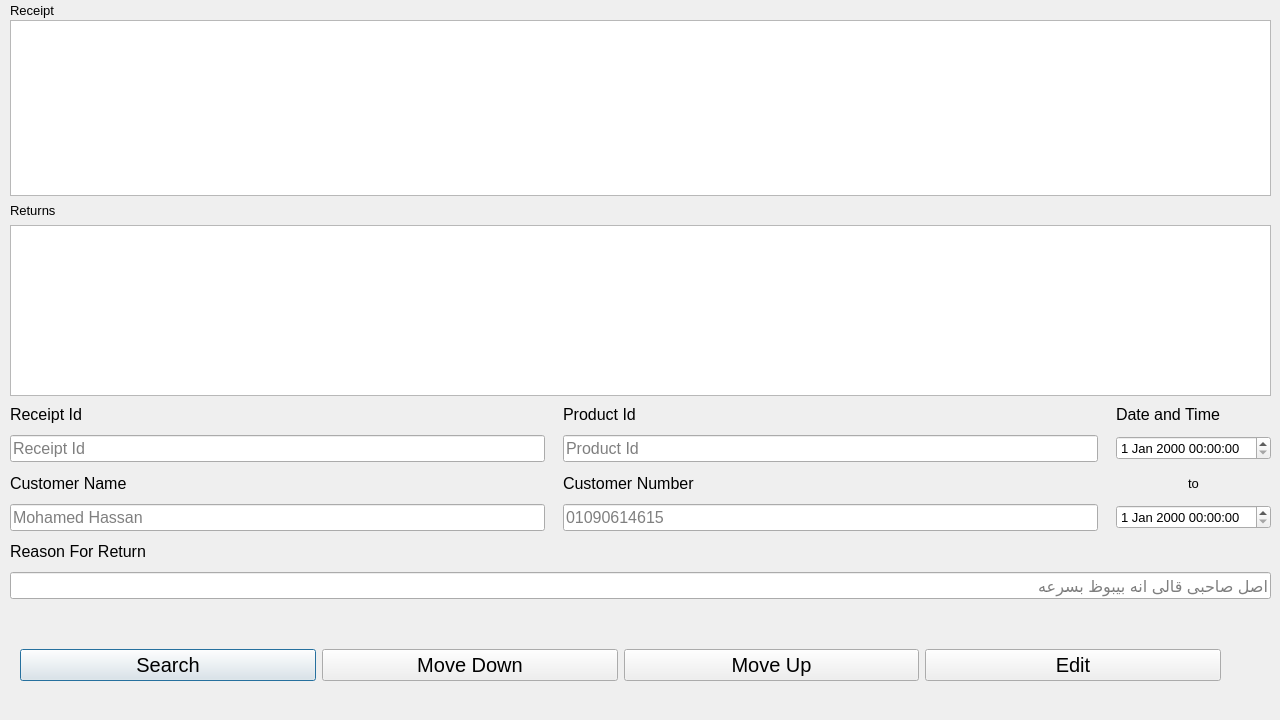
<?xml version="1.0" encoding="UTF-8"?>
<ui version="4.0">
 <class>Dialog</class>
 <widget class="QDialog" name="Dialog">
  <property name="geometry">
   <rect>
    <x>0</x>
    <y>0</y>
    <width>1280</width>
    <height>720</height>
   </rect>
  </property>
  <property name="font">
   <font>
    <pointsize>10</pointsize>
   </font>
  </property>
  <property name="windowTitle">
   <string>Add or Edit Phone Data</string>
  </property>
  <widget class="QListWidget" name="listWidget">
   <property name="geometry">
    <rect>
     <x>10</x>
     <y>20</y>
     <width>1261</width>
     <height>176</height>
    </rect>
   </property>
  </widget>
  <widget class="QWidget" name="layoutWidget">
   <property name="geometry">
    <rect>
     <x>10</x>
     <y>400</y>
     <width>1261</width>
     <height>199</height>
    </rect>
   </property>
   <layout class="QGridLayout" name="gridLayout">
    <item row="2" column="3">
     <widget class="QLineEdit" name="lineEdit_Pro_Id">
      <property name="font">
       <font>
        <pointsize>12</pointsize>
       </font>
      </property>
      <property name="placeholderText">
       <string>Product Id</string>
      </property>
     </widget>
    </item>
    <item row="4" column="3">
     <widget class="QLineEdit" name="lineEdit_CNumber">
      <property name="font">
       <font>
        <pointsize>12</pointsize>
       </font>
      </property>
      <property name="placeholderText">
       <string>01090614615</string>
      </property>
     </widget>
    </item>
    <item row="1" column="0">
     <widget class="QLabel" name="label_2">
      <property name="font">
       <font>
        <pointsize>12</pointsize>
       </font>
      </property>
      <property name="text">
       <string>Receipt Id</string>
      </property>
     </widget>
    </item>
    <item row="1" column="6">
     <widget class="QLabel" name="label_11">
      <property name="font">
       <font>
        <pointsize>12</pointsize>
       </font>
      </property>
      <property name="text">
       <string>Date and Time</string>
      </property>
     </widget>
    </item>
    <item row="2" column="0">
     <widget class="QLineEdit" name="lineEdit_Rec_Id">
      <property name="font">
       <font>
        <pointsize>12</pointsize>
       </font>
      </property>
      <property name="text">
       <string/>
      </property>
      <property name="placeholderText">
       <string>Receipt Id</string>
      </property>
     </widget>
    </item>
    <item row="1" column="3">
     <widget class="QLabel" name="label_3">
      <property name="font">
       <font>
        <pointsize>12</pointsize>
       </font>
      </property>
      <property name="text">
       <string>Product Id</string>
      </property>
     </widget>
    </item>
    <item row="3" column="3">
     <widget class="QLabel" name="label_7">
      <property name="font">
       <font>
        <pointsize>12</pointsize>
       </font>
      </property>
      <property name="text">
       <string>Customer Number</string>
      </property>
     </widget>
    </item>
    <item row="4" column="0">
     <widget class="QLineEdit" name="lineEdit_CName">
      <property name="font">
       <font>
        <pointsize>12</pointsize>
       </font>
      </property>
      <property name="text">
       <string/>
      </property>
      <property name="placeholderText">
       <string>Mohamed Hassan</string>
      </property>
     </widget>
    </item>
    <item row="2" column="6">
     <widget class="QDateTimeEdit" name="dateTimeEdit">
      <property name="font">
       <font>
        <pointsize>10</pointsize>
       </font>
      </property>
     </widget>
    </item>
    <item row="3" column="6">
     <widget class="QLabel" name="label_13">
      <property name="text">
       <string>to</string>
      </property>
      <property name="alignment">
       <set>Qt::AlignCenter</set>
      </property>
     </widget>
    </item>
    <item row="4" column="6">
     <widget class="QDateTimeEdit" name="dateTimeEdit_2">
      <property name="font">
       <font>
        <pointsize>10</pointsize>
       </font>
      </property>
     </widget>
    </item>
    <item row="3" column="0">
     <widget class="QLabel" name="label_5">
      <property name="font">
       <font>
        <pointsize>12</pointsize>
       </font>
      </property>
      <property name="text">
       <string>Customer Name</string>
      </property>
     </widget>
    </item>
    <item row="5" column="0">
     <widget class="QLabel" name="label_4">
      <property name="font">
       <font>
        <pointsize>12</pointsize>
       </font>
      </property>
      <property name="text">
       <string>Reason For Return</string>
      </property>
     </widget>
    </item>
    <item row="6" column="0" colspan="7">
     <widget class="QLineEdit" name="lineEdit_Reason">
      <property name="font">
       <font>
        <pointsize>12</pointsize>
       </font>
      </property>
      <property name="text">
       <string/>
      </property>
      <property name="maxLength">
       <number>510</number>
      </property>
      <property name="placeholderText">
       <string>اصل صاحبى قالى انه بيبوظ بسرعه</string>
      </property>
     </widget>
    </item>
   </layout>
  </widget>
  <widget class="QWidget" name="layoutWidget">
   <property name="geometry">
    <rect>
     <x>20</x>
     <y>630</y>
     <width>1201</width>
     <height>71</height>
    </rect>
   </property>
   <layout class="QHBoxLayout" name="horizontalLayout">
    <item>
     <widget class="QPushButton" name="pushButton_Search">
      <property name="font">
       <font>
        <pointsize>15</pointsize>
       </font>
      </property>
      <property name="text">
       <string>Search</string>
      </property>
     </widget>
    </item>
    <item>
     <widget class="QPushButton" name="pushButton_Down">
      <property name="font">
       <font>
        <pointsize>15</pointsize>
       </font>
      </property>
      <property name="text">
       <string>Move Down</string>
      </property>
     </widget>
    </item>
    <item>
     <widget class="QPushButton" name="pushButton_Up">
      <property name="font">
       <font>
        <pointsize>15</pointsize>
       </font>
      </property>
      <property name="text">
       <string>Move Up</string>
      </property>
     </widget>
    </item>
    <item>
     <widget class="QPushButton" name="pushButton_Edit">
      <property name="font">
       <font>
        <pointsize>15</pointsize>
       </font>
      </property>
      <property name="text">
       <string>Edit</string>
      </property>
     </widget>
    </item>
   </layout>
  </widget>
  <widget class="QListWidget" name="listWidget_2">
   <property name="geometry">
    <rect>
     <x>10</x>
     <y>225</y>
     <width>1261</width>
     <height>171</height>
    </rect>
   </property>
  </widget>
  <widget class="QLabel" name="label_14">
   <property name="geometry">
    <rect>
     <x>10</x>
     <y>200</y>
     <width>61</width>
     <height>21</height>
    </rect>
   </property>
   <property name="text">
    <string>Returns</string>
   </property>
  </widget>
  <widget class="QLabel" name="label">
   <property name="geometry">
    <rect>
     <x>10</x>
     <y>0</y>
     <width>71</width>
     <height>21</height>
    </rect>
   </property>
   <property name="text">
    <string>Receipt</string>
   </property>
  </widget>
 </widget>
 <resources/>
 <connections/>
</ui>
